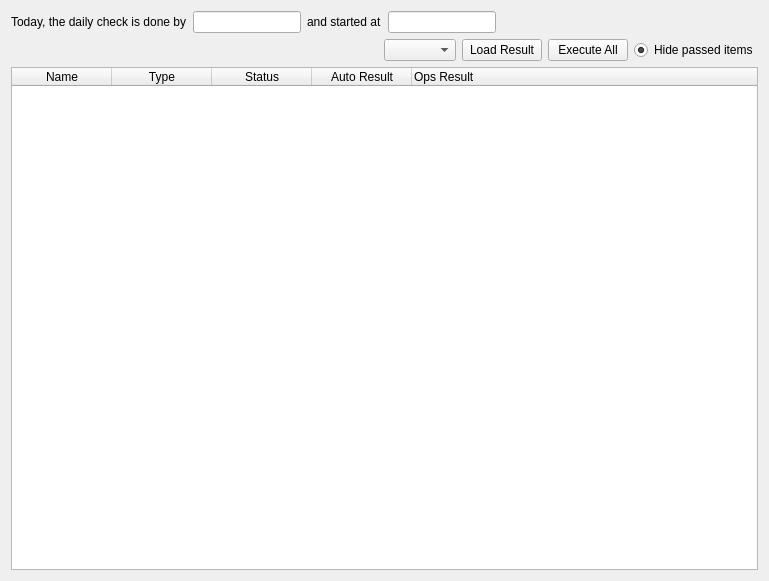
<?xml version="1.0" encoding="UTF-8"?>
<ui version="4.0">
 <class>Form</class>
 <widget class="QWidget" name="Form">
  <property name="geometry">
   <rect>
    <x>0</x>
    <y>0</y>
    <width>769</width>
    <height>581</height>
   </rect>
  </property>
  <property name="windowTitle">
   <string>Check Result</string>
  </property>
  <property name="styleSheet">
   <string notr="true">font: 9pt &quot;Titillium Web&quot;;</string>
  </property>
  <layout class="QVBoxLayout" name="verticalLayout">
   <item>
    <layout class="QHBoxLayout" name="horizontalLayout">
     <item>
      <widget class="QLabel" name="label">
       <property name="text">
        <string>Today, the daily check is done by</string>
       </property>
      </widget>
     </item>
     <item>
      <widget class="QLineEdit" name="lineUser">
       <property name="sizePolicy">
        <sizepolicy hsizetype="Fixed" vsizetype="Fixed">
         <horstretch>0</horstretch>
         <verstretch>0</verstretch>
        </sizepolicy>
       </property>
      </widget>
     </item>
     <item>
      <widget class="QLabel" name="label_2">
       <property name="text">
        <string>and started at</string>
       </property>
      </widget>
     </item>
     <item>
      <widget class="QLineEdit" name="lineStart">
       <property name="sizePolicy">
        <sizepolicy hsizetype="Fixed" vsizetype="Fixed">
         <horstretch>0</horstretch>
         <verstretch>0</verstretch>
        </sizepolicy>
       </property>
      </widget>
     </item>
     <item>
      <spacer name="horizontalSpacer">
       <property name="orientation">
        <enum>Qt::Horizontal</enum>
       </property>
       <property name="sizeHint" stdset="0">
        <size>
         <width>40</width>
         <height>20</height>
        </size>
       </property>
      </spacer>
     </item>
    </layout>
   </item>
   <item>
    <layout class="QHBoxLayout" name="horizontalLayout_2" stretch="0,0,0,0,0">
     <item>
      <spacer name="horizontalSpacer_2">
       <property name="orientation">
        <enum>Qt::Horizontal</enum>
       </property>
       <property name="sizeHint" stdset="0">
        <size>
         <width>40</width>
         <height>20</height>
        </size>
       </property>
      </spacer>
     </item>
     <item>
      <widget class="QComboBox" name="cbox_history">
       <property name="sizePolicy">
        <sizepolicy hsizetype="Preferred" vsizetype="Fixed">
         <horstretch>0</horstretch>
         <verstretch>0</verstretch>
        </sizepolicy>
       </property>
      </widget>
     </item>
     <item>
      <widget class="QPushButton" name="btn_loadResult">
       <property name="text">
        <string>Load Result</string>
       </property>
      </widget>
     </item>
     <item>
      <widget class="QPushButton" name="btn_executeAll">
       <property name="text">
        <string>Execute All</string>
       </property>
      </widget>
     </item>
     <item>
      <widget class="QRadioButton" name="rb_hidePass">
       <property name="text">
        <string>Hide passed items</string>
       </property>
       <property name="checked">
        <bool>true</bool>
       </property>
      </widget>
     </item>
    </layout>
   </item>
   <item>
    <widget class="QTreeWidget" name="treeResult">
     <column>
      <property name="text">
       <string>Name</string>
      </property>
      <property name="textAlignment">
       <set>AlignCenter</set>
      </property>
     </column>
     <column>
      <property name="text">
       <string>Type</string>
      </property>
      <property name="textAlignment">
       <set>AlignCenter</set>
      </property>
     </column>
     <column>
      <property name="text">
       <string>Status</string>
      </property>
      <property name="textAlignment">
       <set>AlignCenter</set>
      </property>
     </column>
     <column>
      <property name="text">
       <string>Auto Result</string>
      </property>
      <property name="textAlignment">
       <set>AlignCenter</set>
      </property>
     </column>
     <column>
      <property name="text">
       <string>Ops Result</string>
      </property>
      <property name="textAlignment">
       <set>AlignLeading|AlignVCenter</set>
      </property>
     </column>
    </widget>
   </item>
  </layout>
 </widget>
 <resources/>
 <connections/>
</ui>
